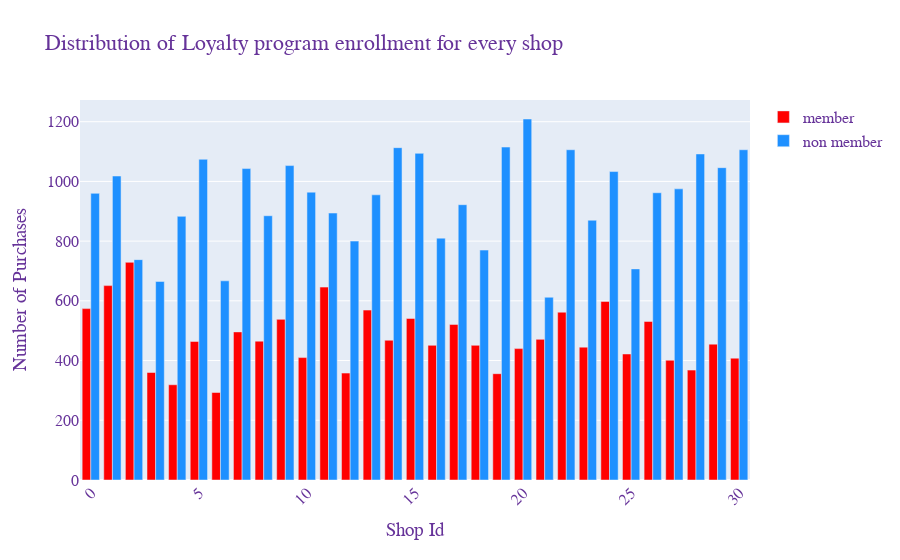

Notebook code cell kept with this figure:
### Markdown cell above
<p><a name="loyalty_dist"></a></p>

### Code cell
fig = go.Figure()
fig.add_trace(go.Bar(
    x=shop_member1['Shop_id'],
    y= shop_member1['purchase_id'],
    name='member',
    marker_color='red'
))
fig.add_trace(go.Bar(
    x=shop_member0['Shop_id'],
    y=shop_member0['purchase_id'],
    name='non member',
    marker_color='dodgerblue'
))

# Here we modify the tickangle of the xaxis, resulting in rotated labels.
fig.update_layout(barmode='group', xaxis_tickangle=-45)

#update the layout
fig.update_layout(
    title="Distribution of Loyalty program enrollment for every shop",
    xaxis_title="Shop Id",
    yaxis_title="Number of Purchases",
    font=dict(family="Arial", size=16, color="RebeccaPurple"))

fig.show()

### Figure 1 — Plotly figure (JSON) as saved in the notebook; plotly's stock layout.template omitted (floating-point values rounded to 4 significant figures)
{"data": [{"marker": {"color": "red"}, "name": "member", "type": "bar", "x": [0, 1, 2, 3, 4, 5, 6, 7, 8, 9, 10, 11, 12, 13, 14, 15, 16, 17, 18, 19, 20, 21, 22, 23, 24, 25, 26, 27, 28, 29, 30], "y": [574, 651, 729, 360, 319, 464, 293, 496, 465, 538, 410, 646, 358, 569, 468, 541, 451, 521, 451, 356, 440, 471, 562, 445, 598, 422, 531, 401, 368, 455, 408]}, {"marker": {"color": "dodgerblue"}, "name": "non member", "type": "bar", "x": [0, 1, 2, 3, 4, 5, 6, 7, 8, 9, 10, 11, 12, 13, 14, 15, 16, 17, 18, 19, 20, 21, 22, 23, 24, 25, 26, 27, 28, 29, 30], "y": [960, 1018, 738, 665, 883, 1074, 667, 1043, 885, 1053, 964, 894, 800, 955, 1113, 1094, 810, 922, 770, 1115, 1209, 612, 1106, 870, 1033, 707, 962, 975, 1092, 1046, 1106]}], "layout": {"barmode": "group", "font": {"color": "RebeccaPurple", "family": "Arial", "size": 16}, "title": {"text": "Distribution of Loyalty program enrollment for every shop"}, "xaxis": {"tickangle": -45, "title": {"text": "Shop Id"}}, "yaxis": {"title": {"text": "Number of Purchases"}}}}
